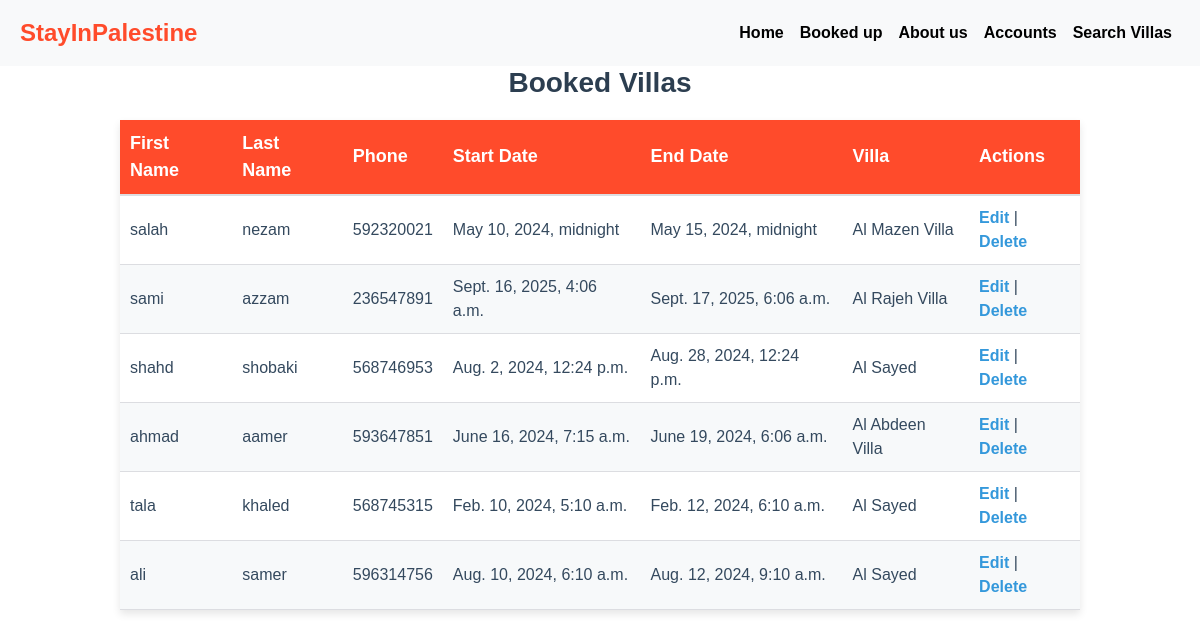
Page /booked on the committed database.
### group/models.py (models this page shows)
class booking(models.Model):
    First_name = models.CharField(max_length=30)
    Last_name = models.CharField(max_length=30)
    phone = models.IntegerField()
    date_start = models.DateTimeField()
    date_end = models.DateTimeField()
    villas_id = models.ForeignKey(villas, on_delete=models.CASCADE)

class villas(models.Model):
    image = models.ImageField(upload_to='img')
    name = models.CharField(max_length=30)
    desc = models.TextField()
    rooms = models.IntegerField()
    status = models.CharField(max_length=20)
    location = models.CharField(max_length=30)
    price = models.IntegerField()
    user_id = models.ForeignKey(user, on_delete=models.CASCADE)

### group/views.py (the view)
# urls.py: path('booked',views.booked,name='booked'),
def booked(request):
    First_name = request.session.get('First_name')
    Last_name = request.session.get('Last_name')
    if First_name and Last_name:
        user_name = f"{First_name} {Last_name}"
    else:
        user_name = None
    booked_up = booking.objects.all()
    return render(request, 'booked.html', {'booked_up': booked_up ,'user_name': user_name})

### group/templates/booked.html (shortened to what this page needs)
<!DOCTYPE html>
<html lang="en">
<head>
    {% load static %}
    <link href="https://stackpath.bootstrapcdn.com/bootstrap/4.5.2/css/bootstrap.min.css" rel="stylesheet">
    <link rel="stylesheet" href="{% static 'css/booked.css' %}">
</head>
<body>
        <nav class="navbar navbar-expand-lg bg-light">
            <a class="navbar-brand" href="{% url 'index' %}">StayInPalestine</a>
            <div class="collapse navbar-collapse" id="navbarNav">
                <ul class="navbar-nav ml-auto">
                    <li class="nav-item">
                        <a class="nav-link" href="{% url 'index' %}">Home</a>
                    </li>
                    <li class="nav-item">
                        <a class="nav-link" href="{% url 'booked' %}">Booked up</a>
                    </li>
                    <li class="nav-item">
                        <a class="nav-link" href="{% url 'about' %}">About us</a>
                    </li>
                        {% if user_name %}
                        <a class="nav-link" href="{% url 'logout' %}">Logout</a>
                    {% else %}
                    <li class="nav-item">
                        <a class="nav-link" href="{% url 'login' %}">Accounts</a>
                        {% endif %}
                    </li>
                    <li class="nav-item">
                        <a class="nav-link" href="{% url 'villas' %}">Search Villas</a>
                    </li>
                </ul>
            </div>
        </nav>
        <h2>Booked Villas</h2>
        <table>
            <thead>
                <tr>
                    <th>First Name</th>
                    <th>Last Name</th>
                    <th>Phone</th>
                    <th>Start Date</th>
                    <th>End Date</th>
                    <th>Villa</th>
                    <th>Actions</th>
                </tr>
            </thead>
            <tbody>
                {% for booking in booked_up %}
                <tr>
                    <td>{{ booking.First_name }}</td>
                    <td>{{ booking.Last_name }}</td>
                    <td>{{ booking.phone }}</td>
                    <td>{{ booking.date_start }}</td>
                    <td>{{ booking.date_end }}</td>
                    <td>{{ booking.villas_id.name }}</td>
                    <td>
                        <a href="{% url 'edit_booking' booking.id %}">Edit</a> |
                        <a href="{% url 'delete_booking' booking.id %}" onclick="return confirm('Are you sure you want to delete this booking?');">Delete</a>
                    </td>
                </tr>
                {% endfor %}
            </tbody>
        </table>
</body>
</html>

### group/static/css/booked.css (style rules this page uses)
* { margin: 0; padding: 0; box-sizing: border-box; font-family: 'Arial', sans-serif; }
.navbar { background: #ad184c; width: 100%; left: 0; right: 0; top: 0; z-index: 10; padding: 10px 20px; }
.navbar-brand { color: #ff4b2b !important; font-weight: bold; font-size: x-large; }
.navbar-nav .nav-link { color: black !important; font-weight: bold!important; }
h2 { text-align: center; color: #2c3e50; margin-bottom: 20px; font-size: 28px; font-weight: bold; }
table { width: 80%; margin: 0 auto; border-collapse: collapse; box-shadow: 0 4px 8px rgba(0, 0, 0, 0.1); }
thead th { background-color: #ff4b2b; color: #ffffff; padding: 10px; text-align: left; font-size: 18px; border-bottom: 2px solid #dcdde1; }
tbody td { padding: 10px; border-bottom: 1px solid #dcdde1; color: #34495e; font-size: 16px; }
tbody tr:nth-child(even) { background-color: #f7f9fa; }
td a { color: #3498db; text-decoration: none; font-weight: bold; }

### rows in the picture
booking: First_name "salah", Last_name "nezam", phone "592320021", date_start "May 10, 2024, midnight", date_end "May 15, 2024, midnight", villas_id.name "Al Mazen Villa"
booking: First_name "sami", Last_name "azzam", phone "236547891", date_start "Sept. 16, 2025, 4:06 a.m.", date_end "Sept. 17, 2025, 6:06 a.m.", villas_id.name "Al Rajeh Villa"
booking: First_name "shahd", Last_name "shobaki", phone "568746953", date_start "Aug. 2, 2024, 12:24 p.m.", date_end "Aug. 28, 2024, 12:24 p.m.", villas_id.name "Al Sayed"
booking: First_name "ahmad", Last_name "aamer", phone "593647851", date_start "June 16, 2024, 7:15 a.m.", date_end "June 19, 2024, 6:06 a.m.", villas_id.name "Al Abdeen Villa"
booking: First_name "tala", Last_name "khaled", phone "568745315", date_start "Feb. 10, 2024, 5:10 a.m.", date_end "Feb. 12, 2024, 6:10 a.m.", villas_id.name "Al Sayed"
booking: First_name "ali", Last_name "samer", phone "596314756", date_start "Aug. 10, 2024, 6:10 a.m.", date_end "Aug. 12, 2024, 9:10 a.m.", villas_id.name "Al Sayed"
